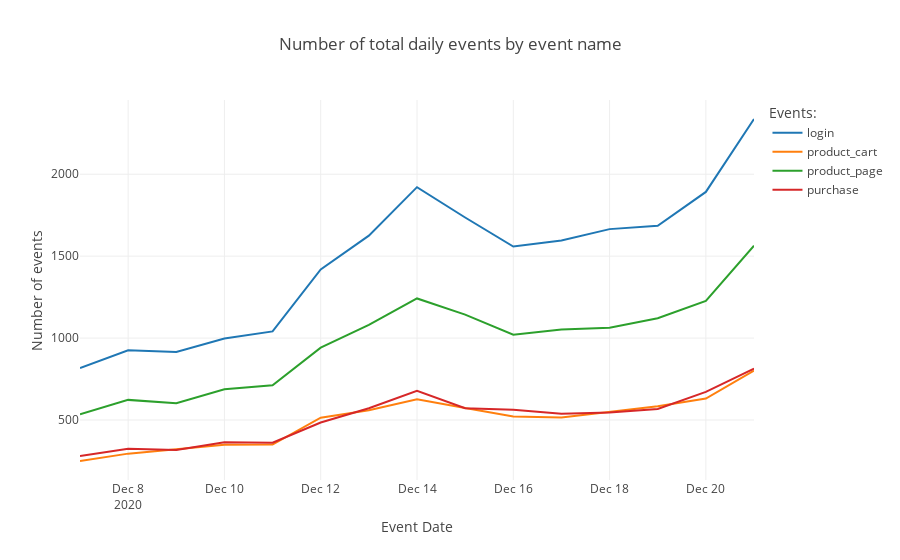

Notebook code for this chart:
### Markdown cell above
>*Number of total daily events by event name:*

### Code cell
tm_events_by_name = df_ab_testing.groupby(['event_date', 'event_name'])['event_dt'].agg([
    ('n_events', 'count')
]).reset_index()
tm_events_by_name.head()

fig = px.line(tm_events_by_name,
              x="event_date",
              y="n_events",
              color='event_name',
              title='Number of total daily events by event name',
              labels={
                  'n_events': 'Number of events',
                  'event_date': 'Event Date',
                  'event_name': 'Events:'
              })

fig.show()

### Figure 1 — Plotly figure (JSON) as saved in the notebook; plotly's stock layout.template omitted (floating-point values rounded to 4 significant figures)
{"data": [{"hovertemplate": "Events:=login<br>Event Date=%{x}<br>Number of events=%{y}<extra></extra>", "legendgroup": "login", "line": {"color": "#1F77B4", "dash": "solid"}, "marker": {"symbol": "circle"}, "mode": "lines", "name": "login", "orientation": "v", "showlegend": true, "type": "scatter", "x": ["2020-12-07T00:00:00", "2020-12-08T00:00:00", "2020-12-09T00:00:00", "2020-12-10T00:00:00", "2020-12-11T00:00:00", "2020-12-12T00:00:00", "2020-12-13T00:00:00", "2020-12-14T00:00:00", "2020-12-15T00:00:00", "2020-12-16T00:00:00", "2020-12-17T00:00:00", "2020-12-18T00:00:00", "2020-12-19T00:00:00", "2020-12-20T00:00:00", "2020-12-21T00:00:00"], "xaxis": "x", "y": [817, 926, 915, 998, 1041, 1419, 1625, 1921, 1736, 1559, 1596, 1665, 1685, 1892, 2337], "yaxis": "y"}, {"hovertemplate": "Events:=product_cart<br>Event Date=%{x}<br>Number of events=%{y}<extra></extra>", "legendgroup": "product_cart", "line": {"color": "#FF7F0E", "dash": "solid"}, "marker": {"symbol": "circle"}, "mode": "lines", "name": "product_cart", "orientation": "v", "showlegend": true, "type": "scatter", "x": ["2020-12-07T00:00:00", "2020-12-08T00:00:00", "2020-12-09T00:00:00", "2020-12-10T00:00:00", "2020-12-11T00:00:00", "2020-12-12T00:00:00", "2020-12-13T00:00:00", "2020-12-14T00:00:00", "2020-12-15T00:00:00", "2020-12-16T00:00:00", "2020-12-17T00:00:00", "2020-12-18T00:00:00", "2020-12-19T00:00:00", "2020-12-20T00:00:00", "2020-12-21T00:00:00"], "xaxis": "x", "y": [250, 295, 321, 349, 350, 514, 560, 626, 574, 521, 516, 550, 584, 631, 801], "yaxis": "y"}, {"hovertemplate": "Events:=product_page<br>Event Date=%{x}<br>Number of events=%{y}<extra></extra>", "legendgroup": "product_page", "line": {"color": "#2CA02C", "dash": "solid"}, "marker": {"symbol": "circle"}, "mode": "lines", "name": "product_page", "orientation": "v", "showlegend": true, "type": "scatter", "x": ["2020-12-07T00:00:00", "2020-12-08T00:00:00", "2020-12-09T00:00:00", "2020-12-10T00:00:00", "2020-12-11T00:00:00", "2020-12-12T00:00:00", "2020-12-13T00:00:00", "2020-12-14T00:00:00", "2020-12-15T00:00:00", "2020-12-16T00:00:00", "2020-12-17T00:00:00", "2020-12-18T00:00:00", "2020-12-19T00:00:00", "2020-12-20T00:00:00", "2020-12-21T00:00:00"], "xaxis": "x", "y": [535, 623, 603, 688, 712, 942, 1081, 1242, 1143, 1021, 1052, 1063, 1121, 1227, 1564], "yaxis": "y"}, {"hovertemplate": "Events:=purchase<br>Event Date=%{x}<br>Number of events=%{y}<extra></extra>", "legendgroup": "purchase", "line": {"color": "#D62728", "dash": "solid"}, "marker": {"symbol": "circle"}, "mode": "lines", "name": "purchase", "orientation": "v", "showlegend": true, "type": "scatter", "x": ["2020-12-07T00:00:00", "2020-12-08T00:00:00", "2020-12-09T00:00:00", "2020-12-10T00:00:00", "2020-12-11T00:00:00", "2020-12-12T00:00:00", "2020-12-13T00:00:00", "2020-12-14T00:00:00", "2020-12-15T00:00:00", "2020-12-16T00:00:00", "2020-12-17T00:00:00", "2020-12-18T00:00:00", "2020-12-19T00:00:00", "2020-12-20T00:00:00", "2020-12-21T00:00:00"], "xaxis": "x", "y": [281, 324, 317, 364, 362, 485, 572, 679, 572, 562, 539, 546, 568, 672, 814], "yaxis": "y"}], "layout": {"legend": {"title": {"text": "Events:"}, "tracegroupgap": 0}, "title": {"text": "Number of total daily events by event name"}, "xaxis": {"anchor": "y", "domain": [0, 1], "title": {"text": "Event Date"}}, "yaxis": {"anchor": "x", "domain": [0, 1], "title": {"text": "Number of events"}}}}
